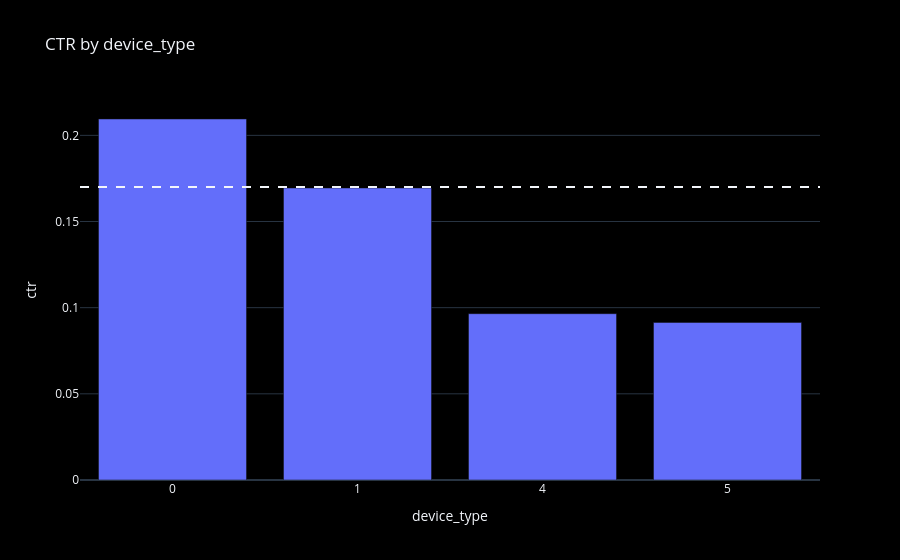

Notebook code for this chart:
### Markdown cell above
### Device

### Code cell
ctr('device_type')

### Figure 1 — Plotly figure (JSON) as saved in the notebook; plotly's stock layout.template omitted (floating-point values rounded to 4 significant figures)
{"data": [{"customdata": [[44410.0, 0.05492], [746300.0, 0.923], [15290.0, 0.01891], [2582.0, 0.003193]], "hovertemplate": "device_type=%{x}<br>ctr=%{y}<br>impressions=%{customdata[0]}<br>share=%{customdata[1]}<extra></extra>", "legendgroup": "", "marker": {"color": "#636efa", "pattern": {"shape": ""}}, "name": "", "orientation": "v", "showlegend": false, "textposition": "auto", "type": "bar", "x": ["0", "1", "4", "5"], "xaxis": "x", "y": [0.2095, 0.1694, 0.09651, 0.0914], "yaxis": "y"}], "layout": {"barmode": "relative", "legend": {"tracegroupgap": 0}, "shapes": [{"line": {"dash": "dash"}, "type": "line", "x0": 0, "x1": 1, "xref": "x domain", "y0": 0.17, "y1": 0.17, "yref": "y"}], "title": {"text": "CTR by device_type"}, "xaxis": {"anchor": "y", "domain": [0.0, 1.0], "title": {"text": "device_type"}, "type": "category"}, "yaxis": {"anchor": "x", "domain": [0.0, 1.0], "title": {"text": "ctr"}}}}
